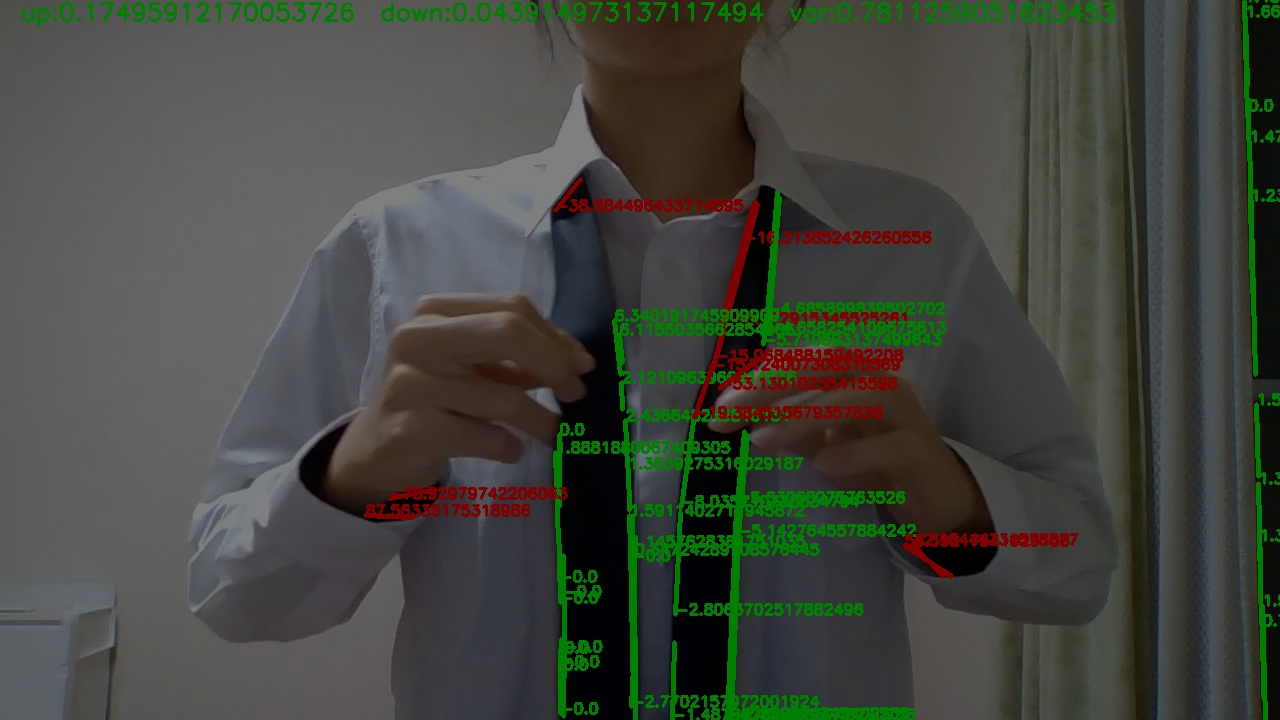
#> input picture testimg/scatter_original_img_100.jpg, 1280 x 720 px, given in place of tiesample4.mp4, which was not available
$ python line2.py
#> lines starting #> are read from the running program, lines starting #| are printed output that depends on the picture; after the words box and inside, x2 and y2 are one past the last pixel; in counts of white or black regions, pixels touching at a corner belong together; pictures that were not available may be replaced by others from this repository, and a replacement may not be noted
import cv2
import numpy as np

# 動画ファイルのパス
video_path = "tiesample4.mp4"

# 動画キャプチャオブジェクトの作成
cap = cv2.VideoCapture(video_path)

# 検出したい色のHSV範囲
lower_black = np.array([0,0,0])
upper_black = np.array([180,255,45])

# 過去の直線情報を保存するためのリスト
prev_lines = []
MAX_FRAMES = 4  # 最大で4フレーム分の残像を表示

while True:
    # フレームを読み込む
    ret, frame = cap.read()
#> frame is the input picture: shape (720, 1280, 3); mean B, G, R 62.6, 70, 67.2

    if not ret:
        break

    # グレースケール変換
    gray = cv2.cvtColor(frame, cv2.COLOR_BGR2GRAY)

    # 反転
    #gray2 = cv2.bitwise_not(gray)

    # ガウシアンブラーでノイズ除去
    blurred = cv2.GaussianBlur(gray, (5, 5), 0)

    # Cannyエッジ検出
    edges = cv2.Canny(blurred, 50, 150)
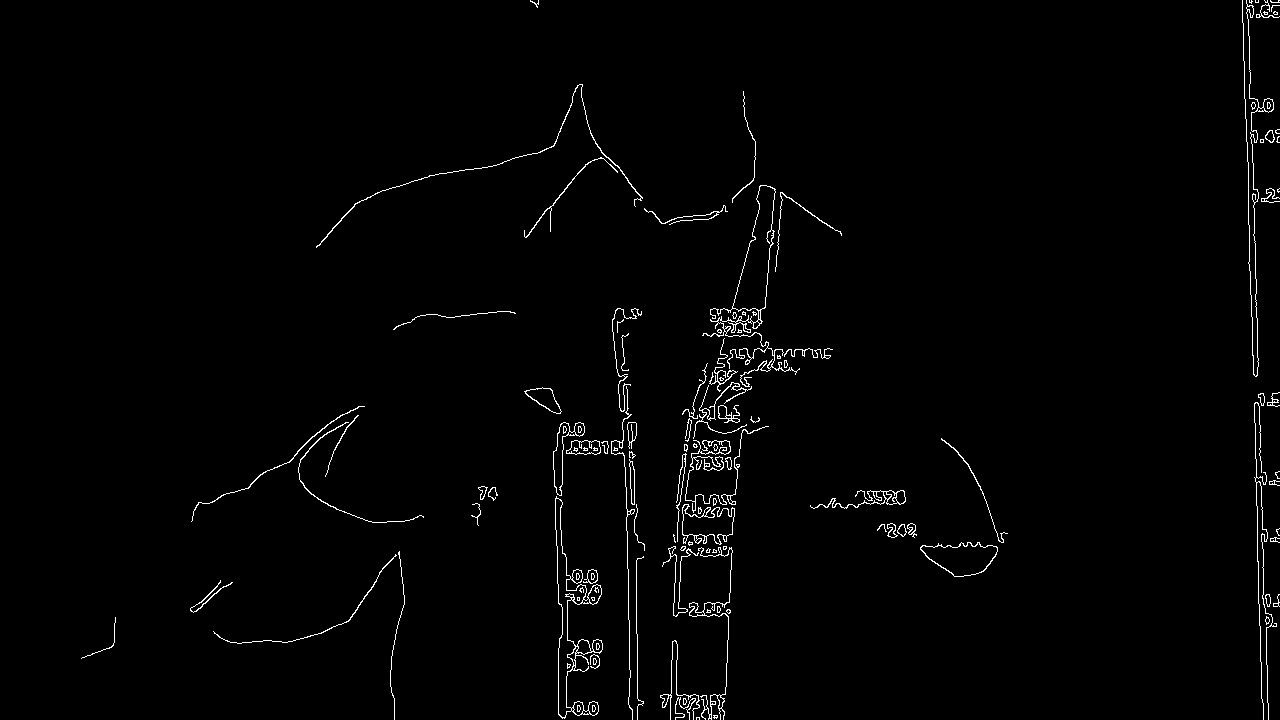
#> edges: shape (720, 1280); 1.5% white in thin lines or dots

    # HSVに変換
    hsv = cv2.cvtColor(frame, cv2.COLOR_BGR2HSV)
#> hsv: shape (720, 1280, 3); mean H, S, V 57.9, 57.6, 75.5

    # 色のマスクを作成
    color_mask = cv2.inRange(hsv, lower_black, upper_black)
#> color_mask: shape (720, 1280); 10.4% white; 708 white regions (596 under 20 px), largest, box (x1, y1, x2, y2) and area: (544, 211, 633, 720) 23053, (1246, 0, 1280, 720) 14988, (1123, 0, 1159, 720) 13753

    # マスク画像とエッジ画像の論理積
    result = cv2.bitwise_and(color_mask, edges)
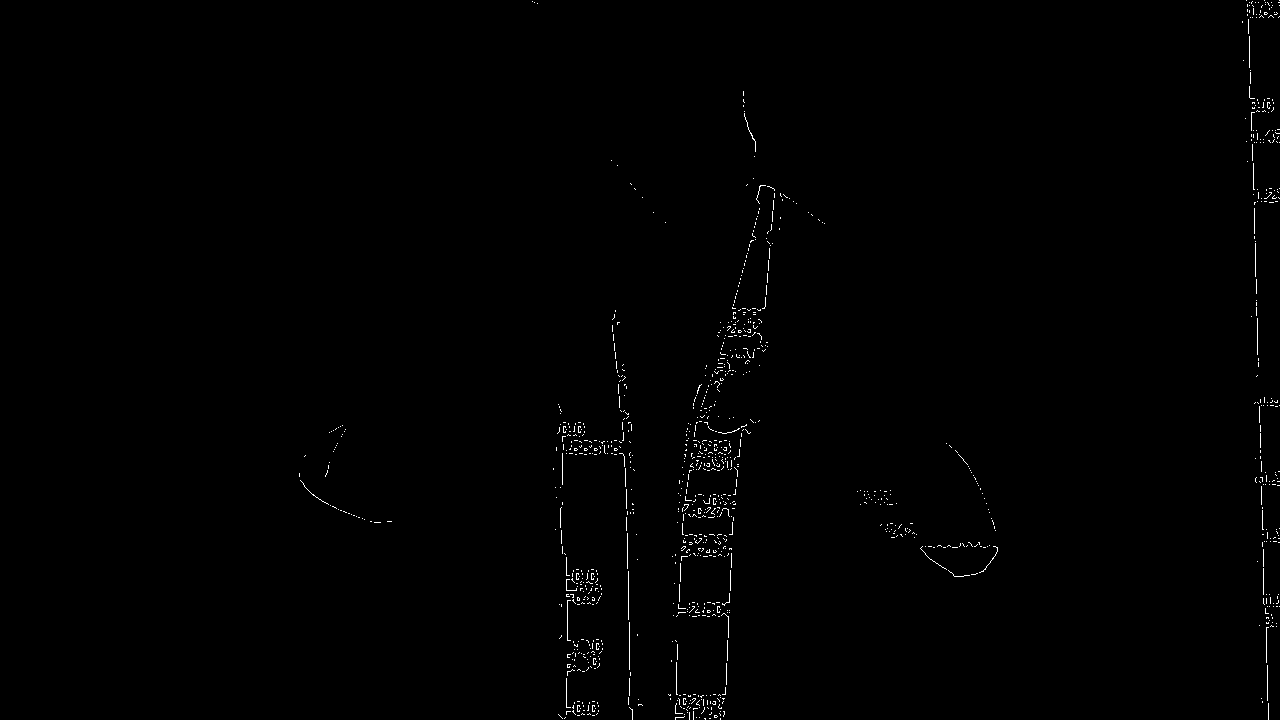
#> result: shape (720, 1280); 0.52% white in thin lines or dots, all inside (x1, y1, x2, y2) = (299, 0, 1280, 720)

    # ハフ変換で直線検出
    lines = cv2.HoughLinesP(result, rho=1, theta=np.pi/360, threshold=5, minLineLength=10, maxLineGap=30)
#> lines = 493 rows, first 6: [1259, 406, 1264, 604], [613, 340, 623, 436], [566, 579, 581, 571], [1247, 4, 1255, 241], [625, 468, 627, 568], [726, 684, 729, 593]

   # マスク画像を作成
    mask = np.zeros_like(frame)
    if lines is not None:
        for line in lines:
            x1, y1, x2, y2 = line[0]
            cv2.line(mask, (x1, y1), (x2, y2), (0, 255, 0), 3)  # マスク画像に直線を緑で描く
            cv2.line(frame, (x1, y1), (x2, y2), (0, 0, 255), 3)  # フレームに直線を赤で描く
#> this loop made 493 passes
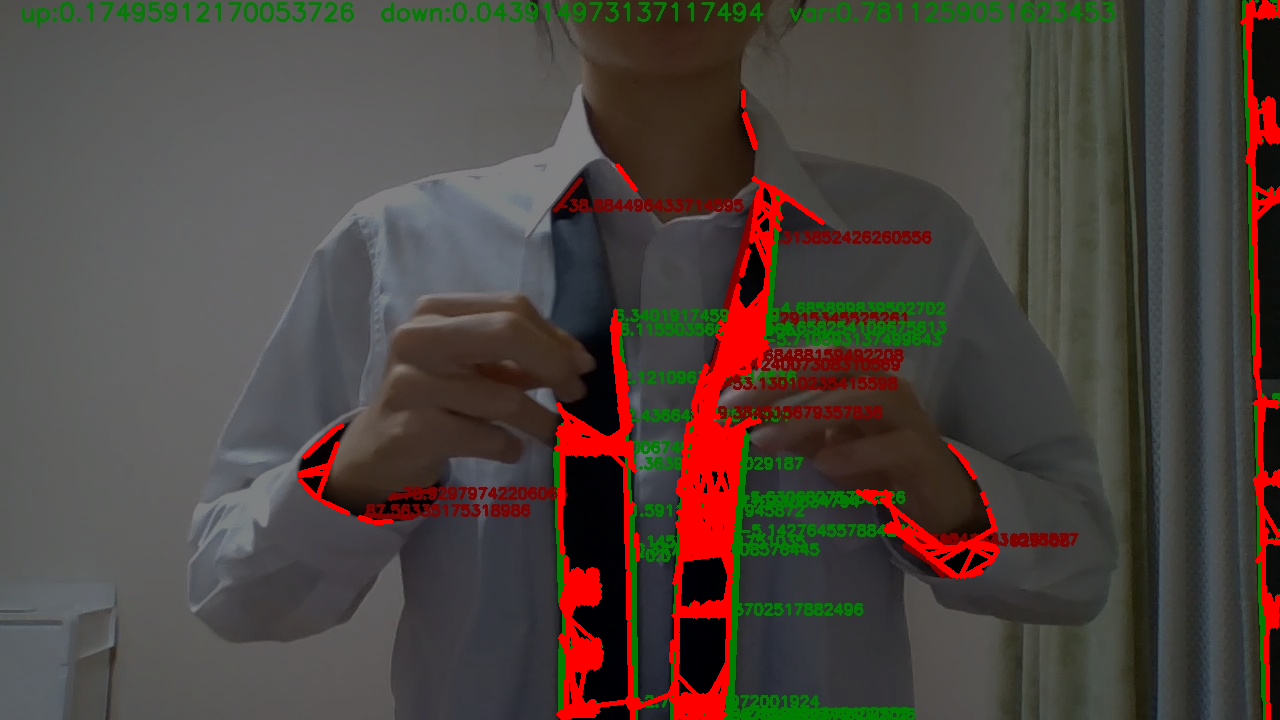
#> frame: shape (720, 1280, 3); 4.44% of pixels changed, all inside (x1, y1, x2, y2) = (297, 0, 1280, 720)

    # 過去のマスク画像と現在のマスク画像を重ね合わせる
    for prev_mask in prev_lines:
        cv2.addWeighted(prev_mask, 0.3, mask, 0.7, 0, mask)

    # 現在のマスク画像をリストに追加 (古いマスク画像を削除)
    prev_lines.append(mask.copy())
    if len(prev_lines) > MAX_FRAMES:
        prev_lines.pop(0)

    # マスク画像を使って元のフレームに重ね合わせる
    #cv2.addWeighted(mask, 0.5, frame, 0.5, 0, frame) #ネクタイの動きの確認
    cv2.addWeighted(mask, 0.9, frame, 0.1, 0, frame) #マスク画像の確認
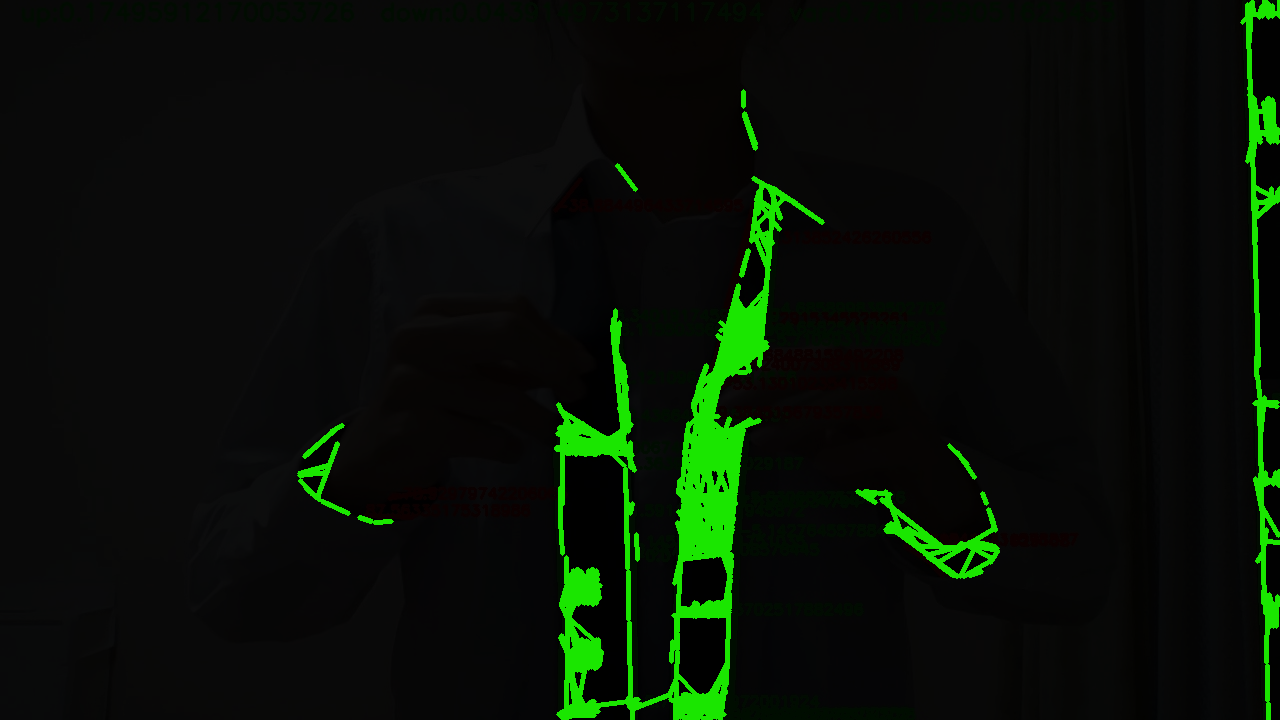
#> frame: shape (720, 1280, 3); mean B, G, R 6.2, 17, 7.8


    # 結果を表示
    cv2.imshow('frame', frame)

    # 'q' キーを押すと終了
    if cv2.waitKey(1) == ord('q'):
#> (key q is pressed here)
        break

cap.release()
cv2.destroyAllWindows()

$ run again, on testimg/scatter_original_img_1000.jpg
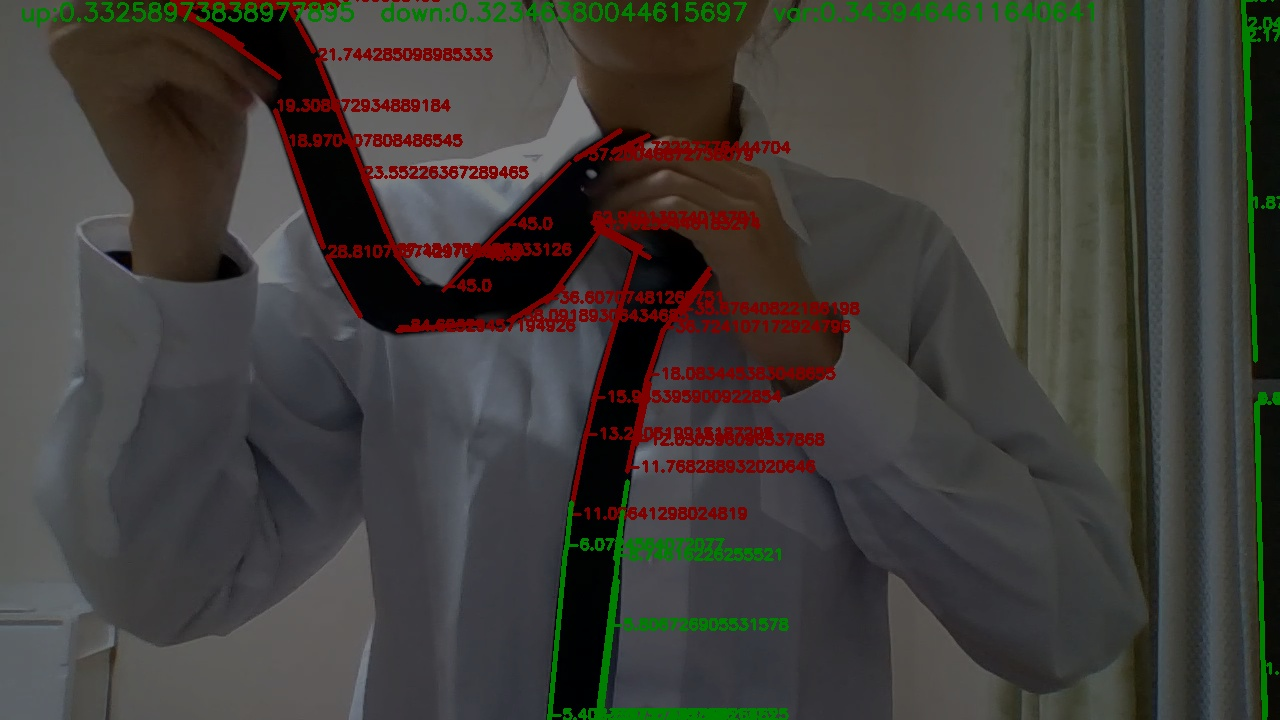
#> input picture testimg/scatter_original_img_1000.jpg, 1280 x 720 px, given in place of tiesample4.mp4, which was not available
#> frame is the input picture: shape (720, 1280, 3); mean B, G, R 57.9, 61.9, 64.9
#> edges: shape (720, 1280); 1.4% white in thin lines or dots
#> hsv: shape (720, 1280, 3); mean H, S, V 66.7, 59.4, 70.4
#> color_mask: shape (720, 1280); 11.7% white; 645 white regions (551 under 20 px), largest, box (x1, y1, x2, y2) and area: (175, 8, 660, 335) 33565, (552, 318, 666, 720) 16605, (1246, 0, 1280, 720) 15383
#> result: shape (720, 1280); 0.25% white in thin lines or dots
#> lines = 174 rows, first 6: [1252, 154, 1258, 356], [551, 671, 559, 646], [1264, 620, 1264, 583], [328, 253, 366, 321], [204, 17, 252, 22], [613, 637, 620, 604]
#> the loop `for line in lines:` made 174 passes
#> after the loop `for line in lines:`:
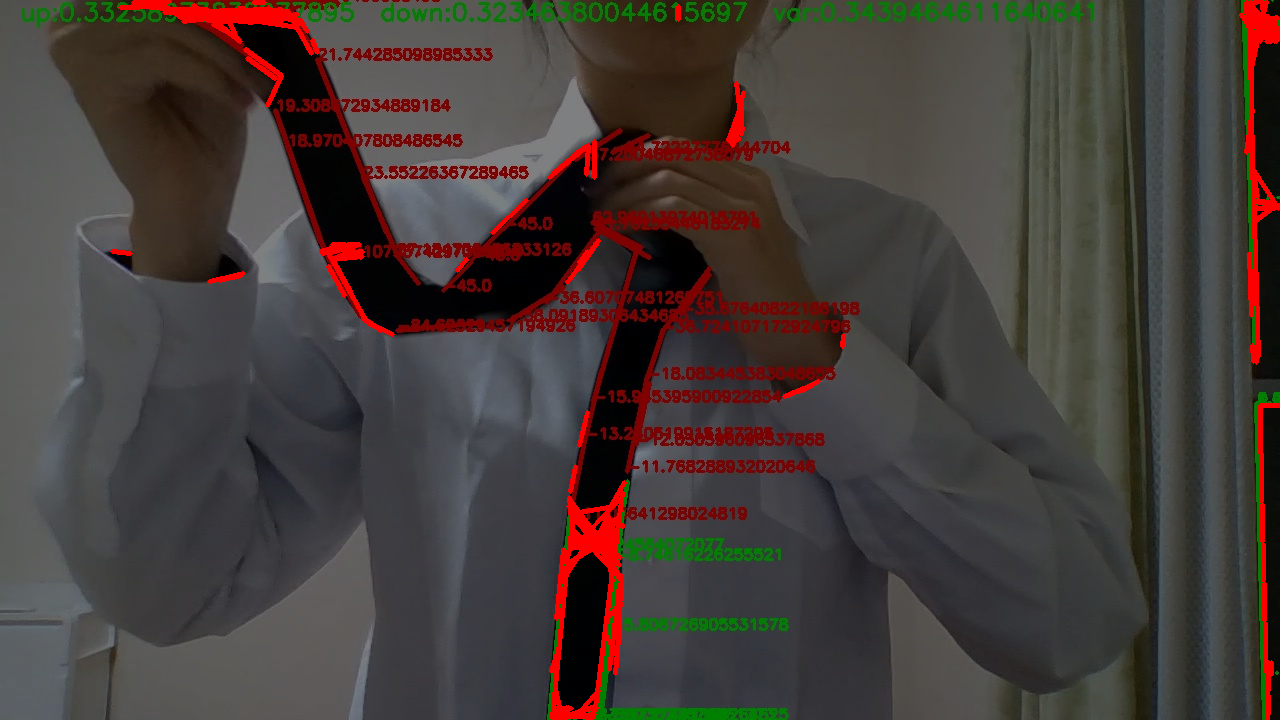
#> frame: shape (720, 1280, 3); 2.2% of pixels changed, all inside (x1, y1, x2, y2) = (110, 0, 1280, 720)
#> after the loop `for line in lines:`:
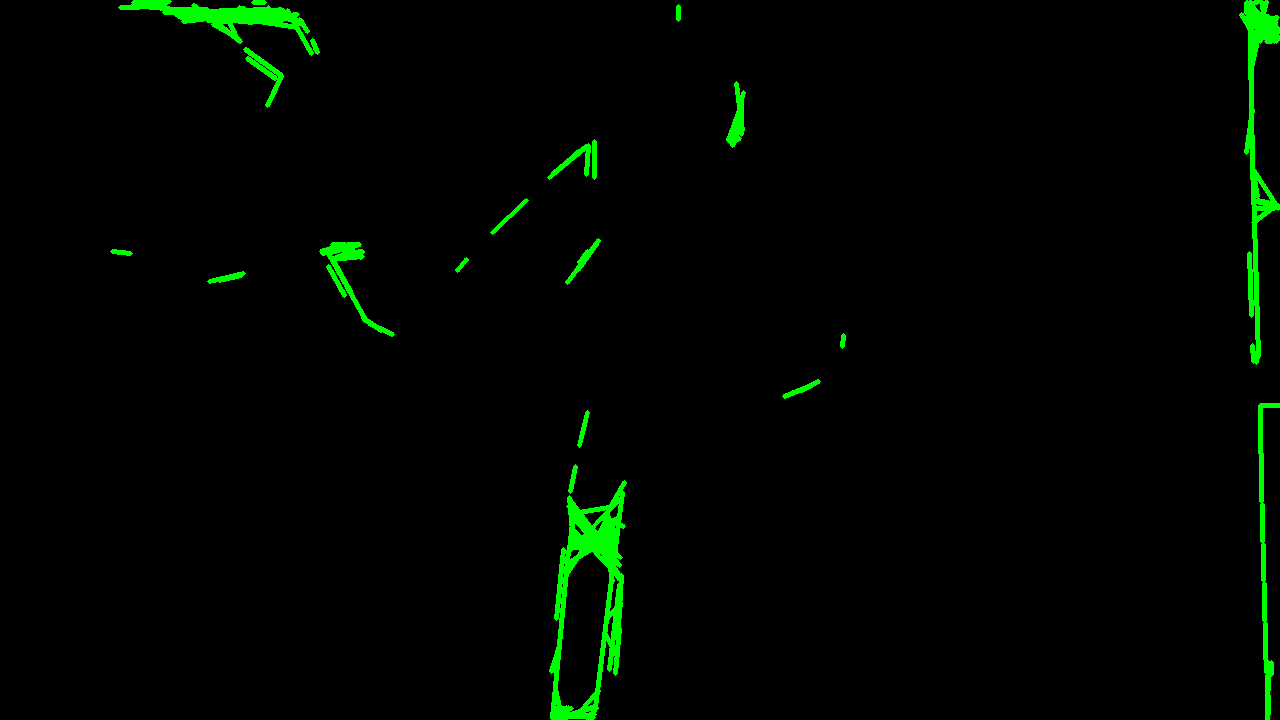
#> mask: shape (720, 1280, 3); mean B, G, R 0, 5.6, 0
